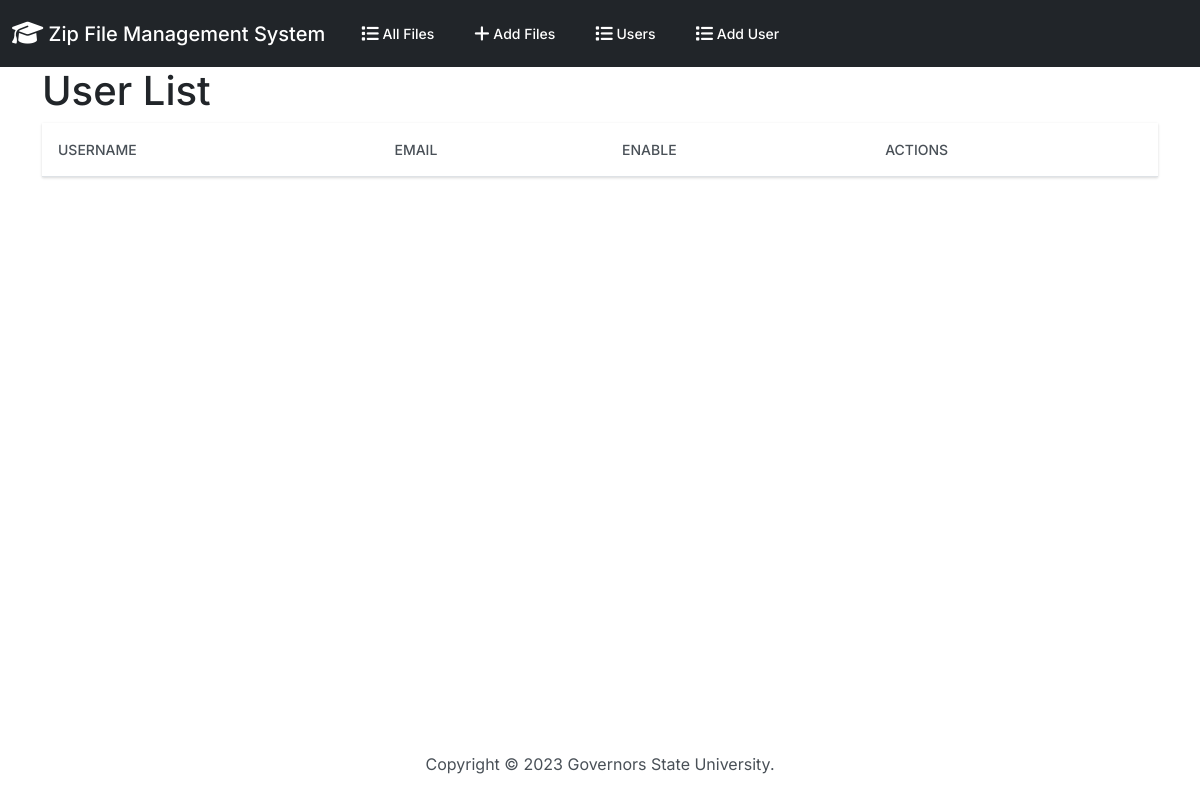
Before: /user_list/ with the older database file.
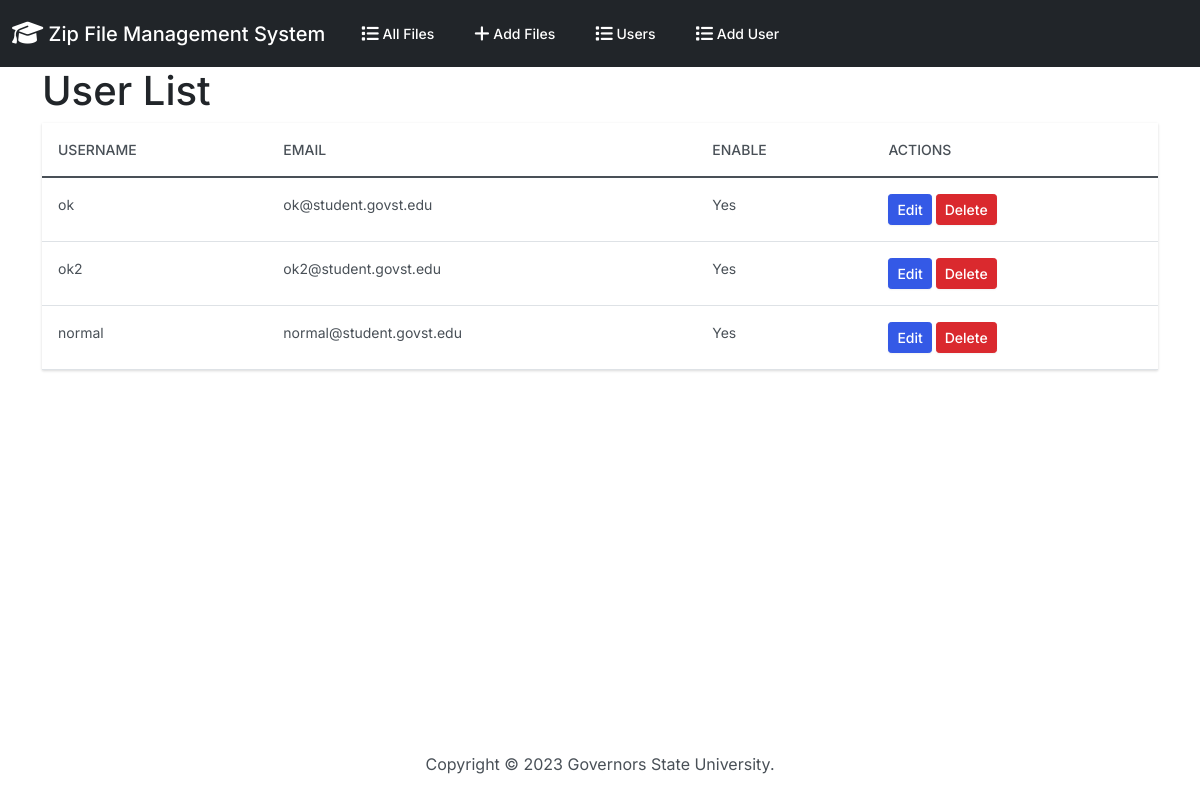
After: the same page with the newer database file.
### zipfiles/models.py (models this page shows, shortened)
class UserNamesList(models.Model):
    user_name = models.CharField(
        max_length=255,
        unique=True,
        validators=[
            MinLengthValidator(3, message='Username must have at least 3 characters.'),
        ]
    )
    email = models.EmailField()
    enable = models.BooleanField(default=True)
    updated_date = models.DateTimeField(default=timezone.now)
    class Meta:
        verbose_name_plural = 'UserNamesList'

### zipfiles/views.py (the view)
# urls.py: path('user_list/', views.user_list, name='user_list'),
def user_list(request):
    users = UserNamesList.objects.all()
    return render(request, 'zipfiles/user_list.html', {'users': users})

### zipfiles/templates/zipfiles/user_list.html (shortened to what this page needs)
{% extends "zipfiles/base.html" %}
{% block body %}
  <div class="container">
    <h1>User List</h1>
    <table class="table">
      <thead>
        <tr>
          <th>Username</th>
          <th>Email</th>
          <th>Enable</th>
          <th>Actions</th>
        </tr>
      </thead>
      <tbody>
        {% for user in users %}
        <tr>
          <td>{{ user.user_name }}</td>
          <td>{{ user.email }}</td>
          <td>{% if user.enable %}Yes{% else %}No{% endif %}</td>
          <td>
            <form method="post" action="{% url 'user_update' user.pk %}" style="display: inline;">
                <button type="submit" class="btn btn-sm btn-primary">Edit</button>
            </form>
            <form method="post" action="{% url 'user_delete' user.pk %}" style="display: inline;">
              <button type="submit" class="btn btn-sm btn-danger" onclick="return confirm('Are you sure you want to delete this user: {{ user.user_name }}?')">Delete</button>
            </form>
          </td>
        </tr>
        {% endfor %}
      </tbody>
    </table>
  </div>
{% endblock %}

Changed rows visible on the page:
added UserNamesList: user_name "ok", email "ok@student.govst.edu", enable "Yes"
added UserNamesList: user_name "ok2", email "ok2@student.govst.edu", enable "Yes"
added UserNamesList: user_name "normal", email "normal@student.govst.edu", enable "Yes"
